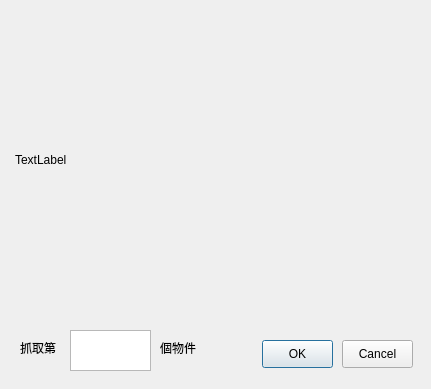
<?xml version="1.0" encoding="UTF-8"?>
<ui version="4.0">
 <class>Dialog</class>
 <widget class="QDialog" name="Dialog">
  <property name="geometry">
   <rect>
    <x>0</x>
    <y>0</y>
    <width>431</width>
    <height>389</height>
   </rect>
  </property>
  <property name="windowTitle">
   <string>Dialog</string>
  </property>
  <widget class="QPushButton" name="pushButton_diaok">
   <property name="geometry">
    <rect>
     <x>262</x>
     <y>340</y>
     <width>71</width>
     <height>28</height>
    </rect>
   </property>
   <property name="text">
    <string>OK</string>
   </property>
  </widget>
  <widget class="QPushButton" name="pushButton_3">
   <property name="geometry">
    <rect>
     <x>342</x>
     <y>340</y>
     <width>71</width>
     <height>28</height>
    </rect>
   </property>
   <property name="text">
    <string>Cancel</string>
   </property>
  </widget>
  <widget class="QPlainTextEdit" name="plainTextEdit">
   <property name="geometry">
    <rect>
     <x>70</x>
     <y>330</y>
     <width>81</width>
     <height>41</height>
    </rect>
   </property>
  </widget>
  <widget class="QLabel" name="label">
   <property name="geometry">
    <rect>
     <x>20</x>
     <y>340</y>
     <width>58</width>
     <height>15</height>
    </rect>
   </property>
   <property name="text">
    <string>抓取第</string>
   </property>
  </widget>
  <widget class="QLabel" name="label_2">
   <property name="geometry">
    <rect>
     <x>160</x>
     <y>340</y>
     <width>58</width>
     <height>15</height>
    </rect>
   </property>
   <property name="text">
    <string>個物件</string>
   </property>
  </widget>
  <widget class="QLabel" name="label_3">
   <property name="geometry">
    <rect>
     <x>15</x>
     <y>10</y>
     <width>400</width>
     <height>300</height>
    </rect>
   </property>
   <property name="text">
    <string>TextLabel</string>
   </property>
   <property name="scaledContents">
    <bool>true</bool>
   </property>
  </widget>
 </widget>
 <resources/>
 <connections/>
</ui>
